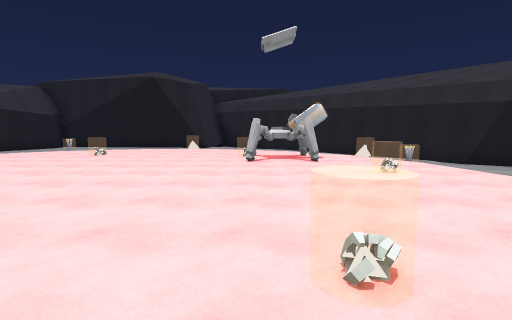
View 1 (above)

17 first-person views from a walk through a scene from a Unity 3-D project. The camera is 1.5 m above the floor, tilts 6° down and sees 85° across. The floor is counted in squares, 2 m on a side. Each view is taken from the middle of a square. On the plan, view 1 faces up. The plan holds only what a view shows up to about 10 squares ahead; the rest is blank. The place goes on beyond the plan. The player character is not drawn. Some animated figures are left out. Some surface patterns are stand-ins.

View 2
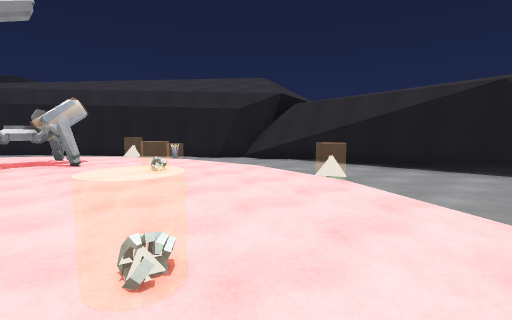

View 3
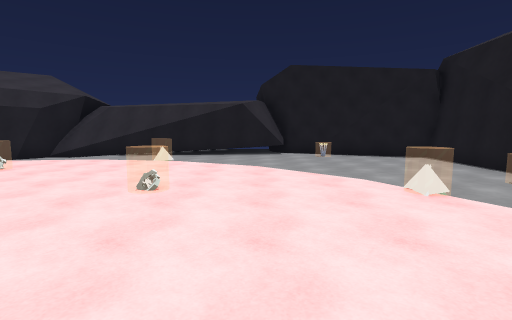

View 4
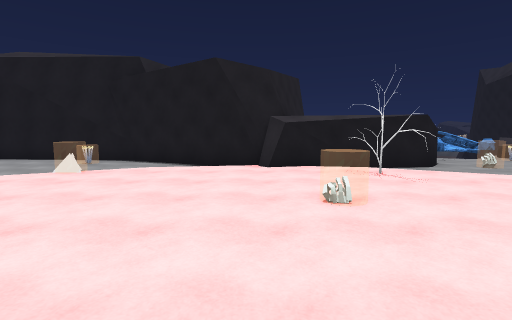

View 5
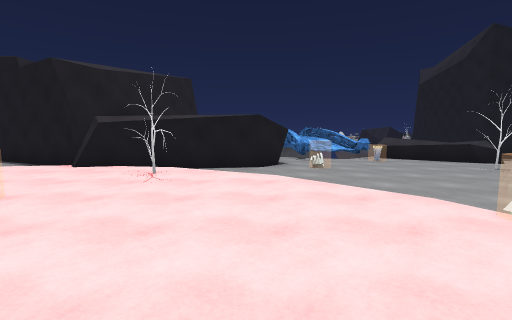

View 6
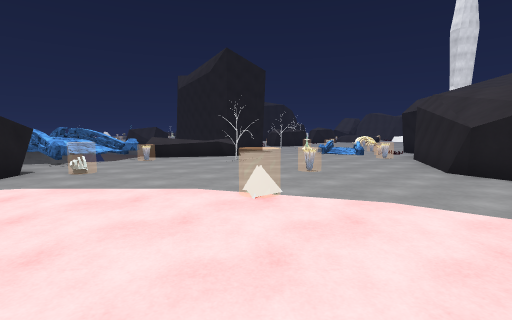

View 7
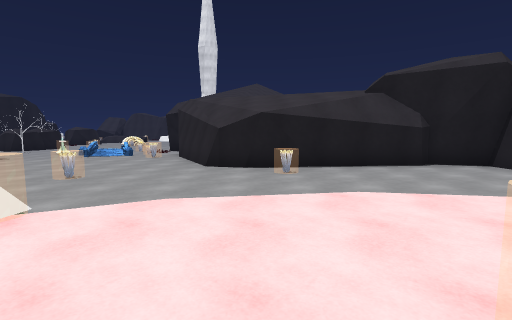

View 8
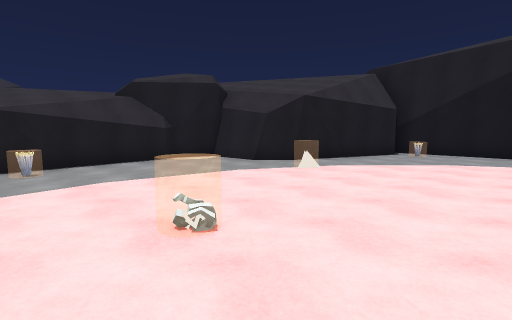

View 9
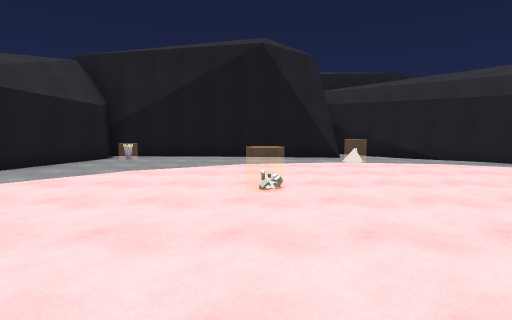

View 10
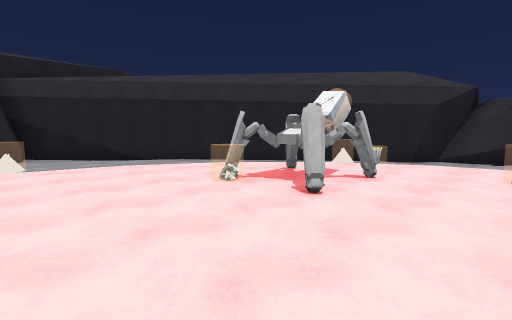

View 11
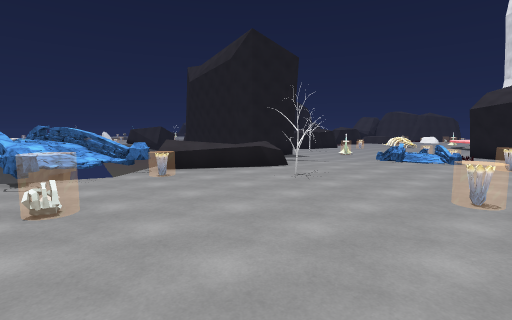

View 12
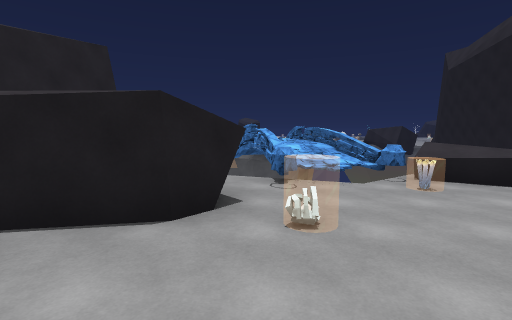

View 13
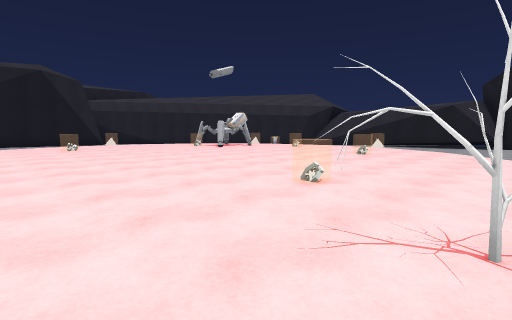

View 14
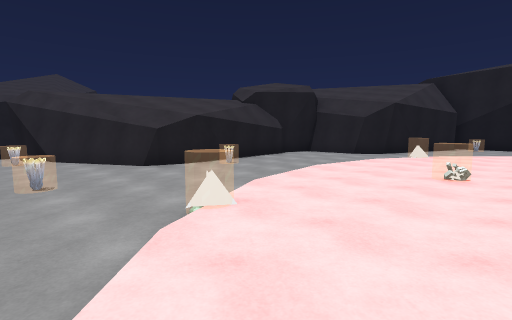

View 15
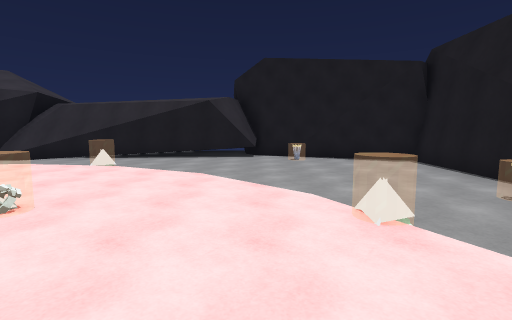

View 16
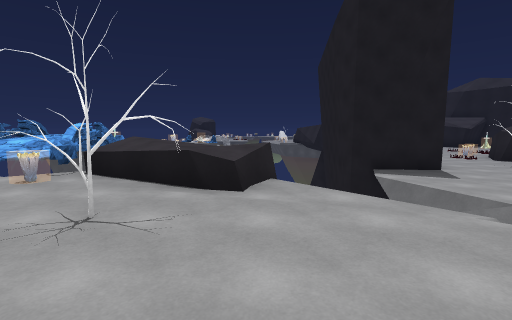

View 17
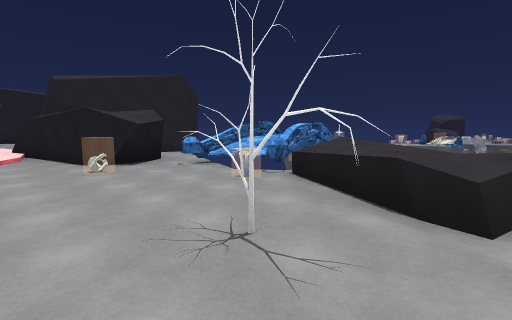

### Floor plan
Key: @ floor where view 1 was taken; # wall or solid block; . main floor; : floor 0.25 m higher than the main floor; / step, stairs or slope; = window, fence, low wall or low ledge; ^ raised ledge; v drop or lower ground; H hammer; R rock; O other object.
Columns run from 20 left of view 1 to 7 right of it. Each row starts with its distance up from view 1.
 16                  ####
 15                  #/.#
 14           ########./##
 13           #O......../##
 12           #......O../.##
 11          ##.../:::::/..##
 10          #../::::::::/..##
  9       ####./:::O::::::/..#
  8       #....O::::::::HH:OO###
  7       #.../:::::::::HH::/..#
  6       #.../::::::::::::://.#
  5       #...::::::::::::O:/..#
  4       #O..::O:::::::::::/..#
  3       #.../:::::::::::::/..#
  2     ###.../:::::::::::::O..#
  1    ##......O:::::::::O::...#
  0  ###O....../::::O:::@::/...#
 -1    =....O.../:::::::::/....#
 -2   R........../:O::::O/....O#
 -3     =..OO....../##//.......#
 -4      ......O.######..O.....#
 -5   ^   ^^.O...#    ####....##
 -6  ^^v  ^^^^#^..       ######
 -7 ^^^^    ^#^^#
 -8 ^^^^      #R#
 -9 ^ ##      #RR
-10 ^          RRR

Positions as (right, up) in squares from view 1, and headings:
1: (0, 0), facing up
2: (0, 0), facing up-right
3: (-3, 0), facing right
4: (-3, 3), facing down
5: (-7, 3), facing down
6: (-7, 3), facing down-left
7: (-7, 3), facing left
8: (-6, 3), facing up-left
9: (-5, 5), facing up
10: (-3, 5), facing up-right
11: (-8, 0), facing down-left
12: (-8, -1), facing down
13: (-7, -2), facing up-right
14: (-7, -1), facing up-left
15: (-2, -1), facing right
16: (-14, -1), facing down
17: (-14, -2), facing down-right
